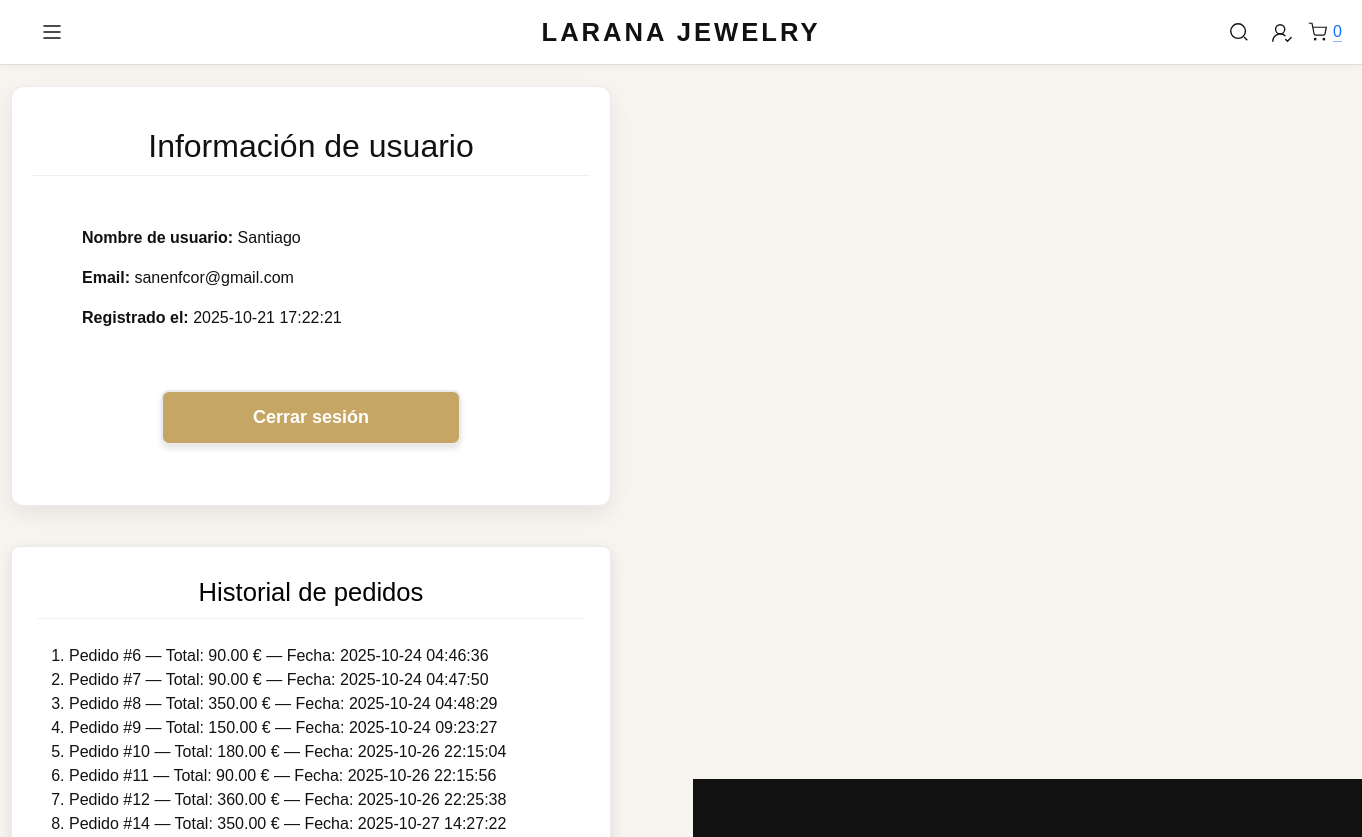
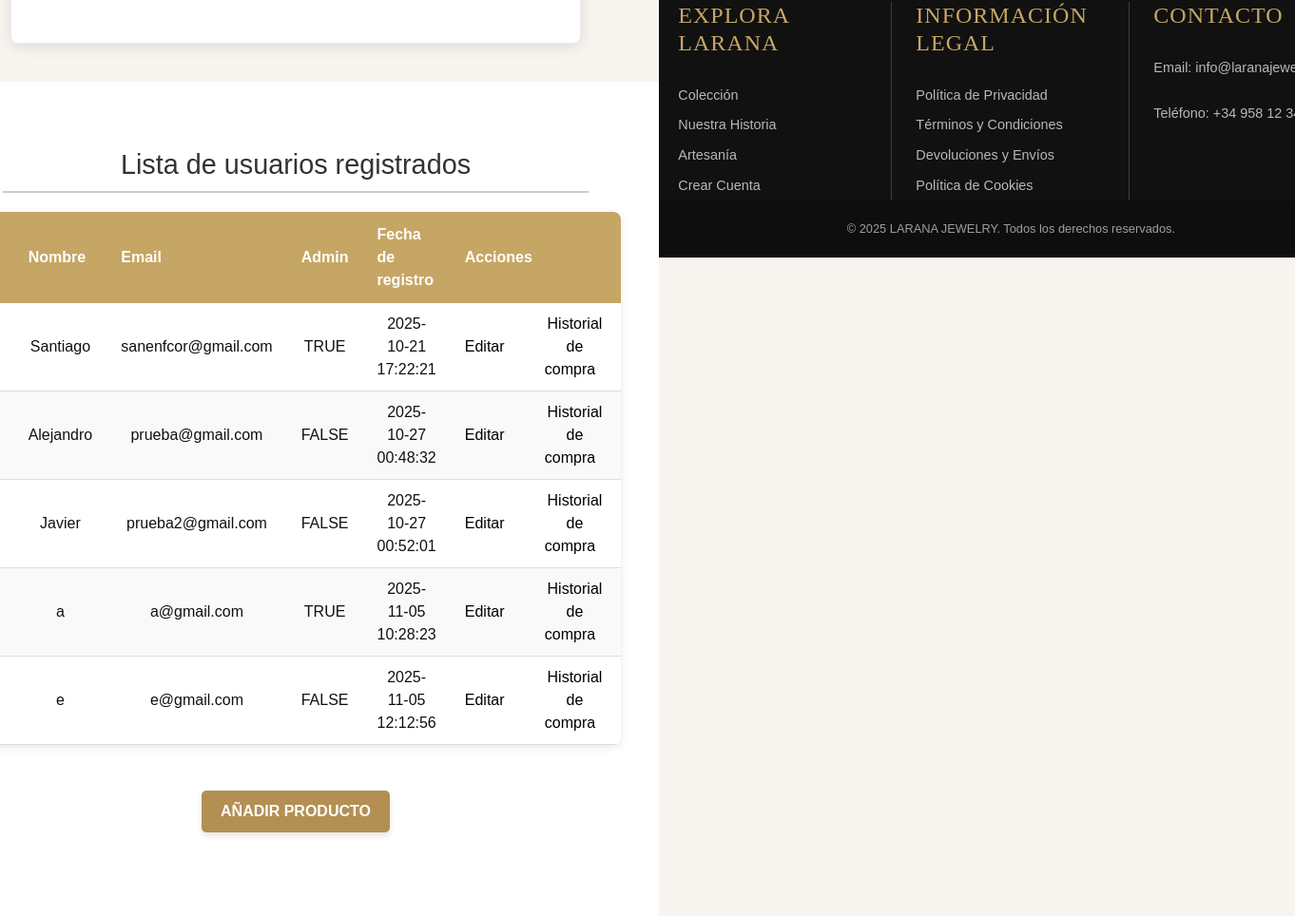
Page /tienda_login_php/perfil.php (signed in) on the committed database (2 pictures, top to bottom).
### tables this page shows
CREATE TABLE `usuarios` (
  `id` int(11) NOT NULL,
  `nombre` varchar(100) NOT NULL,
  `apellido` varchar(100) NOT NULL,
  `email` varchar(255) NOT NULL,
  `password` varchar(255) NOT NULL,
  `telefono` varchar(20) NOT NULL,
  `direccion` varchar(255) NOT NULL,
  `acepta_terminos` tinyint(1) NOT NULL DEFAULT 0,
  `fecha_registro` timestamp NOT NULL DEFAULT current_timestamp(),
  `admin` tinyint(1) NOT NULL DEFAULT 0
);

CREATE TABLE `pedidos` (
  `id` int(11) NOT NULL,
  `usuario_id` int(11) NOT NULL,
  `fecha` datetime DEFAULT current_timestamp(),
  `total` decimal(10,2) NOT NULL,
  `estado` enum('pendiente','entregado') DEFAULT 'pendiente'
);

### tienda_login_php/perfil.php (the view, shortened to what this page needs)
<?php
require_once "db_connect.php";
include __DIR__ . '/../includes/header.php';
?>
<main>
    <section class="perfil-info">
        <h2 class="Titulo_Usu">Información de usuario</h2>
        <div class="Info_Usu">
            <p><strong>Nombre de usuario:</strong> <?= htmlspecialchars($usuario['nombre']) ?></p>
            <p><strong>Email:</strong> <?= htmlspecialchars($usuario['email']) ?></p>
            <p><strong>Registrado el:</strong>
                <?php
                    try {
                        $sql = "SELECT fecha_registro FROM usuarios WHERE id = :id";
                        $stmt = $conn->prepare($sql);
                        $stmt->execute([':id' => $usuario['id']]);
                        $resultado = $stmt->fetch(PDO::FETCH_ASSOC);
                        if ($resultado) {
                            echo htmlspecialchars($resultado['fecha_registro']) . "</p>";
                        } else {
                            echo "No disponible";
                        }
                    } catch (PDOException $e) {
                        echo "<p style='color:red;'>Error al obtener la fecha: " . htmlspecialchars($e->getMessage()) . "</p>";
                    }
                ?>
        </div>
        <p class="Boton_Sesion">
            <a href="/J_S25_Tienda_Online/tienda_login_php/logout.php" style="text-decoration: none;color: #ffffffff;">Cerrar sesión</a>
        </p>
    </section>
    <section class="perfil-historial">
        <h2 class="Titutlo_Pedidos">Historial de pedidos</h2>
        <?php
        try {
            $sql = "SELECT id, total, fecha FROM pedidos WHERE usuario_id = :usuario_id ORDER BY fecha";
            $stmt = $conn->prepare($sql);
            $stmt->execute([':usuario_id' => $usuario['id']]);
            $pedidos = $stmt->fetchAll(PDO::FETCH_ASSOC);
            if ($pedidos) {
                echo "<ol>";
                foreach ($pedidos as $pedido) {
                    echo "<li>Pedido #{$pedido['id']} — Total: {$pedido['total']} € — Fecha: {$pedido['fecha']}</li>";
                }
                echo "</ol>";
            } else {
                echo "<p>No has realizado ningún pedido.</p>";
            }
        } catch (PDOException $e) {
            echo "<p style='color:red;'>Error al cargar historial: " . htmlspecialchars($e->getMessage()) . "</p>";
        }
        ?>
    </section>
    <section class="perfil-admin">
        <?php if ($usuario['admin'] == 1): ?>
        <h2 class="titulo-usuarios">Lista de usuarios registrados</h2>
        <?php
        try {
            $sql = "SELECT id, nombre, email, admin, fecha_registro FROM usuarios";
            $stmt = $conn->prepare($sql);
            $stmt->execute();
            $usuarios = $stmt->fetchAll(PDO::FETCH_ASSOC);
            if ($usuarios) {
                echo "<table class='lista-usuarios-admin'>";
                echo "<thead><tr><th>ID</th><th>Nombre</th><th>Email</th><th>Admin</th><th>Fecha de registro</th><th colspan='2'>Acciones</th></tr></thead>";
                echo "<tbody>";
                foreach ($usuarios as $u) {
                    echo "<tr>";
                    echo "<td>{$u['id']}</td>";
                    echo "<td>" . htmlspecialchars($u['nombre']) . "</td>";
                    echo "<td>" . htmlspecialchars($u['email']) . "</td>";
                    echo "<td>" . ($u['admin'] ? 'TRUE' : 'FALSE') . "</td>";
                    echo "<td>{$u['fecha_registro']}</td>";
                    echo "<td><a class='enlace-accion' href='/J_S25_Tienda_Online/tienda_login_php/modificar_usuarios.php?id={$u['id']}'>Editar</a></td>";
                    echo "<td><a class='enlace-accion' href='/J_S25_Tienda_Online/tienda_login_php/ver_historial.php?id={$u['id']}'>Historial de compra</a></td>";
                    echo "</tr>";
                }
                echo "</tbody></table>";
            }
        } catch (PDOException $e) {
            echo "<p class='error-message'>Error al obtener usuarios: " . htmlspecialchars($e->getMessage()) . "</p>";
        }
        ?>
        <section class="seccion-acciones-admin text-center mt-5 mb-5">
            <p>
                <button type="button" class="btn-agregar-producto" data-bs-toggle="modal" data-bs-target="#addProductModal">
                    Añadir producto
                </button>
            </p>
        </section>
    </section> <?php endif; ?> </main>
<?php include __DIR__ . '/../includes/footer.php'; ?>

### style.css (style rules this page uses)
:root { --negro:#111; --dorado:#c6a664; --dorado-osc:#b38f53; --gris:#fafafa; --beige:#f8f4ef; --borde:#eaeaea; --max:1200px; }
* { box-sizing: border-box; }
html,body { margin:0; padding:0; }
.perfil-info { max-width: 600px; margin: 0 auto; padding: 40px 20px; background: #fff; border-radius: 12px; box-shadow: 0 8px 24px rgba(0,0,0,0.08); border: 1px solid var(--borde); text-align: center; }
.Titulo_Usu { margin-bottom: 50px; border-bottom: 1px solid #f0f0f0; padding-bottom: 10px; }
.Info_Usu { margin-left: 50px; text-align: left; margin-bottom: 60px; }
.Boton_Sesion { max-width: 300px; width: 90%; display: block; margin: 20px auto; padding: 12px 20px; background: #c6a664; border-radius: 8px; border: 2px solid var(--borde, #a38852); text-align: center; font-size: 18px; font-weight: 600; cursor: pointer; box-shadow: 0 4px 6px rgba(0, 0, 0, 0.1); transition: background 0.3s ease, box-shadow 0.3s ease; }
.perfil-historial { max-width: 600px; margin: 40px auto; padding: 30px 25px; background: #fff; border-radius: 8px; box-shadow: 0 4px 15px rgba(0, 0, 0, 0.1); border: 1px solid var(--borde, #e0e0e0); text-align: left; }
.Titutlo_Pedidos { margin-bottom: 25px; text-align: center; font-size: 1.6em; color: #000000; padding-bottom: 10px; border-bottom: 1px solid #f0f0f0; }
.perfil-admin { margin-top: 20px; padding: 40px; background: #fff; text-align: center; }
.titulo-usuarios { text-align: center; color: #333; margin-top: 30px; margin-bottom: 20px; font-size: 1.8em; border-bottom: 2px solid #ccc; padding-bottom: 10px; margin-left: auto; margin-right: auto; max-width: 90%; }
.lista-usuarios-admin { width: 90%; margin: 20px auto; border-collapse: collapse; box-shadow: 0 2px 10px rgba(0, 0, 0, 0.1); background-color: #ffffff; border-radius: 8px; overflow: hidden; }
.lista-usuarios-admin th { background-color: #c6a664; color: white; padding: 12px 15px; text-align: left; font-weight: bold; }
.lista-usuarios-admin td { padding: 10px 15px; border-bottom: 1px solid #ddd; }
.lista-usuarios-admin tbody tr:nth-child(even) { background-color: #f9f9f9; }
.lista-usuarios-admin .enlace-accion { color: #000; text-decoration: none; margin-right: 10px; transition: color 0.3s ease; }
.seccion-acciones-admin p { text-align: center; margin-top: 20px; margin-bottom: 40px; }
.btn-agregar-producto { background-color: #b38f53; color: #ffffff; padding: 10px 20px; border: none; border-radius: 5px; cursor: pointer; font-size: 1rem; font-weight: bold; text-transform: uppercase; display: inline-block; transition: background-color 0.3s ease; box-shadow: 0 4px 6px rgba(0, 0, 0, 0.1); }
:root { --font-heading: 'Times New Roman', Times, serif; --font-body: 'Arial', Helvetica, sans-serif; --dorado: #c6a664; --negro: #222222; --gris-oscuro: #444444; --blanco: #ffffff; --gris-claro: #fafafa; --borde-sutil: #dddddd; }

### tienda_login_php/styles.css (style rules this page uses)
:root { --negro: #111; --dorado: #c6a664; --dorado-osc: #b38f53; --gris: #fafafa; --beige: #f8f4ef; --borde: #eaeaea; --max: 1200px; }
* { box-sizing: border-box; margin: 0; padding: 0; }

### rows in the picture
usuarios: fecha_registro "2025-10-21 17:22:21", nombre "Santiago", email "sanenfcor@gmail.com", admin "TRUE"
pedidos: id "6", total "90.00", fecha "2025-10-24 04:46:36"
pedidos: id "7", total "90.00", fecha "2025-10-24 04:47:50"
pedidos: id "8", total "350.00", fecha "2025-10-24 04:48:29"
pedidos: id "9", total "150.00", fecha "2025-10-24 09:23:27"
pedidos: id "10", total "180.00", fecha "2025-10-26 22:15:04"
pedidos: id "11", total "90.00", fecha "2025-10-26 22:15:56"
pedidos: id "12", total "360.00", fecha "2025-10-26 22:25:38"
pedidos: id "14", total "350.00", fecha "2025-10-27 14:27:22"
usuarios: nombre "Alejandro", email "prueba@gmail.com", admin "FALSE", fecha_registro "2025-10-27 00:48:32"
usuarios: nombre "Javier", email "prueba2@gmail.com", admin "FALSE", fecha_registro "2025-10-27 00:52:01"
usuarios: nombre "a", email "a@gmail.com", admin "TRUE", fecha_registro "2025-11-05 10:28:23"
usuarios: nombre "e", email "e@gmail.com", admin "FALSE", fecha_registro "2025-11-05 12:12:56"

### other values in the picture
$usuario['nombre'] "Santiago"
$usuario['email'] "sanenfcor@gmail.com"
